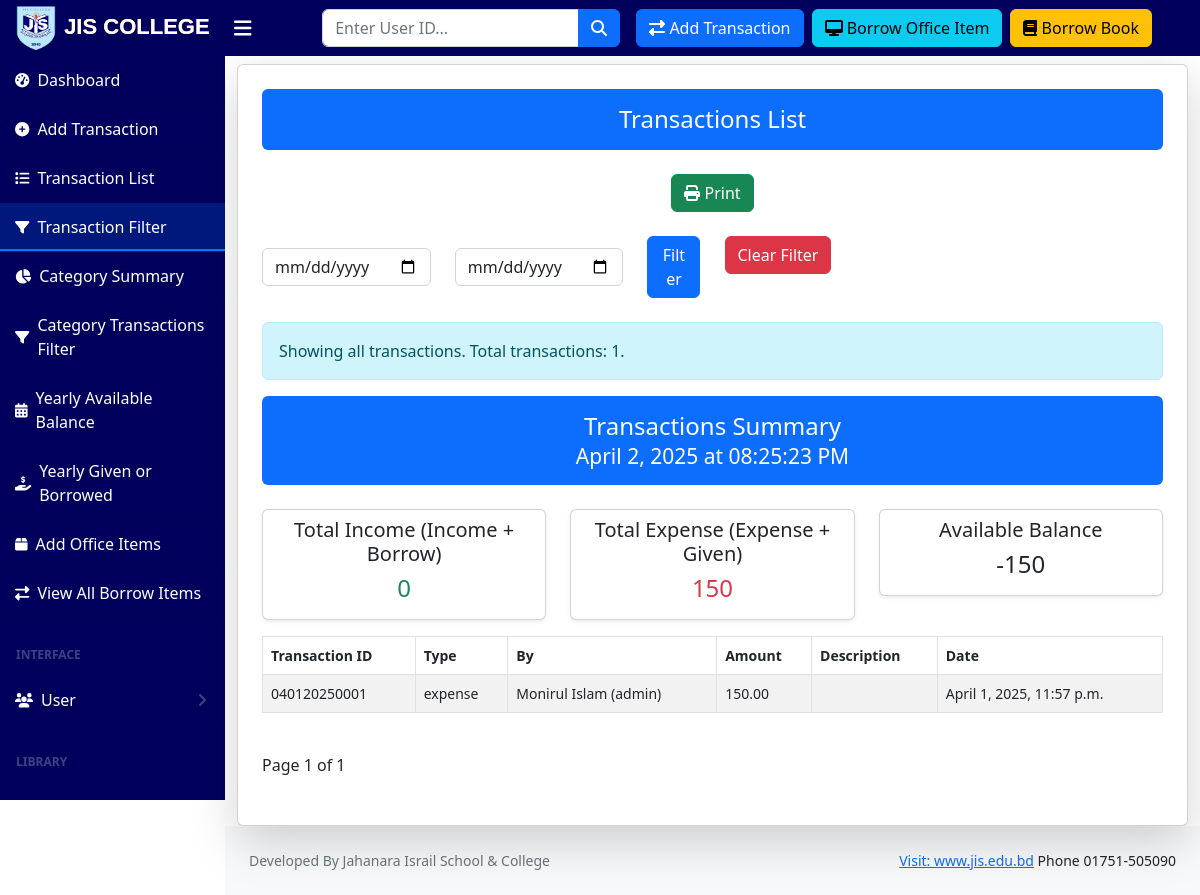
The page /transactions-filter/ (signed in) on the database as committed earlier.
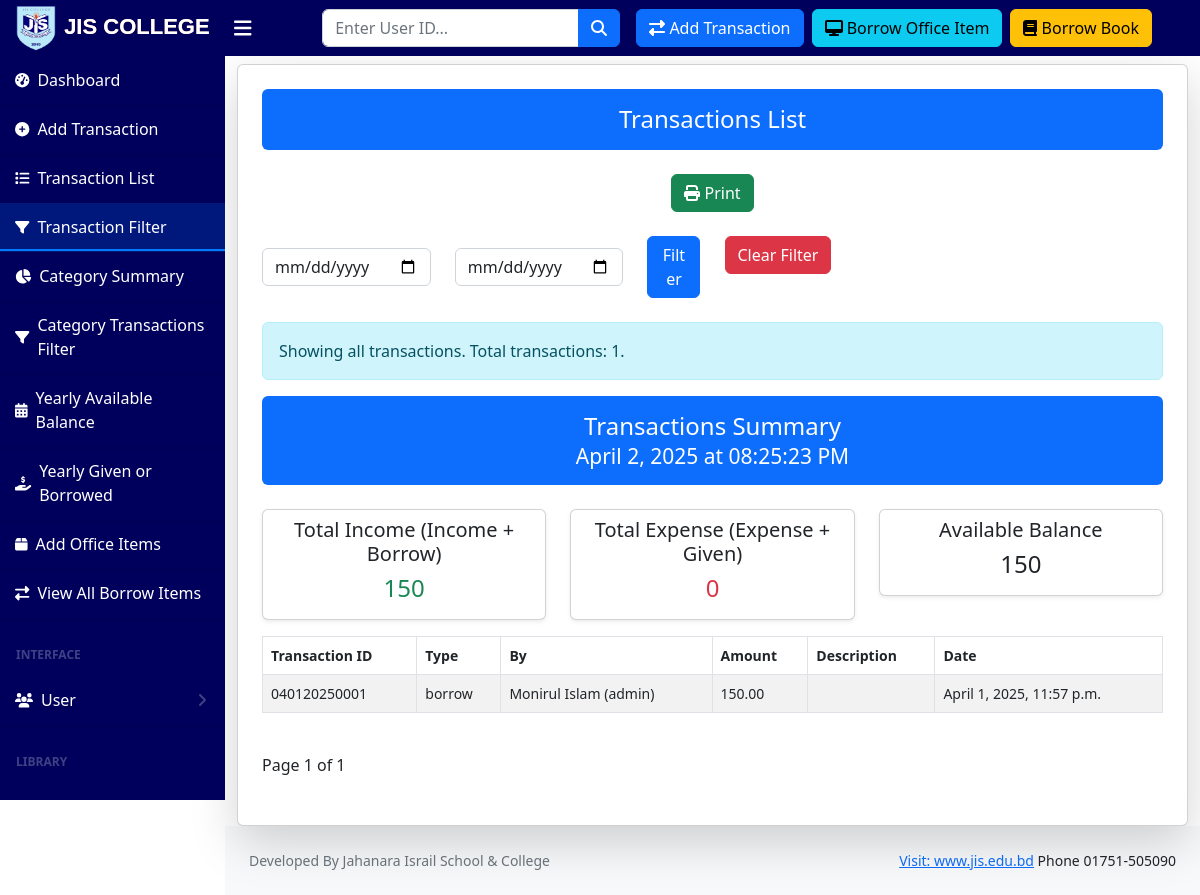
The same page on the database as committed later.
### account/models.py (models this page shows, shortened)
class Transaction(models.Model):
    transaction_id = models.CharField(max_length=20, unique=True, editable=False)
    transaction_by = models.ForeignKey(User, on_delete=models.CASCADE)
    TRANSACTION_TYPES = [
        ('income', 'Income'),
        ('expense', 'Expense'),
        ('borrow', 'Borrow'),
        ('given', 'Given'),
    ]
    category = models.ForeignKey('TransactionCategory', on_delete=models.SET_NULL, null=True, blank=True)
    transaction_type = models.CharField(max_length=30, choices=TRANSACTION_TYPES, default='income')
    price = models.DecimalField(max_digits=10, decimal_places=2)
    description = RichTextField(null=True, blank=True)
    invoice_no = models.CharField(max_length=15, null=True, blank=True)
    invoice_id = models.CharField(max_length=15, null=True, blank=True)
    invoice_date = models.DateField(null=True, blank=True)
    check_no = models.CharField(max_length=15, null=True, blank=True)
    created_by = models.ForeignKey(User, on_delete=models.SET_NULL, null=True, blank=True, related_name="created_transactions")
    created_date = models.DateTimeField(auto_now_add=True)

### account/views.py (the view)
# urls.py: path('transactions-filter/', transaction_filter, name='transaction_filter'),
@user_passes_test(lambda u: u.is_superuser or u.is_staff, login_url='login')
def transaction_filter(request):
    start_date = request.GET.get('start_date')
    end_date = request.GET.get('end_date')
    try:
        if start_date:
            start_date = datetime.strptime(start_date, '%Y-%m-%d').date()
        if end_date:
            end_date = datetime.strptime(end_date, '%Y-%m-%d').date()
    except ValueError:
        start_date = None
        end_date = None
    transactions = Transaction.objects.all()
    if start_date:
        transactions = transactions.filter(created_date__date__gte=start_date)  # compare only the date part
    if end_date:
        transactions = transactions.filter(created_date__date__lte=end_date)  # compare only the date part
    paginator = Paginator(transactions, 10)
    page_number = request.GET.get('page')
    page_obj = paginator.get_page(page_number)
    income = transactions.filter(transaction_type__in=['income', 'borrow']).aggregate(total_income=Sum('price'))['total_income'] or 0
    expense = transactions.filter(transaction_type__in=['expense', 'given']).aggregate(total_expense=Sum('price'))['total_expense'] or 0
    available_balance = income - expense
    date_message = ""
    if start_date and end_date:
        date_message = f"Showing results from {start_date} to {end_date}. Total transactions: {transactions.count()}."
    elif start_date:
        date_message = f"Showing results from {start_date}. Total transactions: {transactions.count()}."
    elif end_date:
        date_message = f"Showing results up to {end_date}. Total transactions: {transactions.count()}."
    else:
        date_message = f"Showing all transactions. Total transactions: {transactions.count()}."
    context = {
        'page_obj': page_obj,
        'start_date': start_date,
        'end_date': end_date,
        'income': income,
        'expense': expense,
        'available_balance': available_balance,
        'date_message': date_message,
    }
    return render(request, 'transactions/transaction_filter.html', context)

### templates/transactions/transaction_filter.html (shortened to what the changed rows need)
{% extends 'base.html' %}
{% block content %}
<div class="container mt-2">
    <div class="card shadow-lg p-4">
        <div id="printableArea">
            <div class="row mb-3">
                <div class="col-md-4">
                    <div class="card shadow-sm p-2 text-center">
                        <h5>Total Income (Income + Borrow)</h5>
                        <p class="h4 text-success">{{ income }}</p>
                    </div>
                </div>
                <div class="col-md-4">
                    <div class="card shadow-sm p-2 text-center">
                        <h5>Total Expense (Expense + Given)</h5>
                        <p class="h4 text-danger">{{ expense }}</p>
                    </div>
                </div>
                <div class="col-md-4">
                    <div class="card shadow-sm p-2 text-center">
                        <h5>Available Balance</h5>
                        <p class="h4">{{ available_balance }}</p>
                    </div>
                </div>
            </div>
            <div class="table-responsive">
                <table class="table table-bordered table-striped" style="font-size: 14px;">
                    <thead class="thead-dark">
                        <tr>
                            <th>Transaction ID</th>
                            <th>Type</th>
                            <th>By</th>
                            <th>Amount</th>
                            <th>Description</th>
                            <th>Date</th>
                        </tr>
                    </thead>
                    <tbody>
                        {% for transaction in page_obj %}
                        <tr>
                            <td>{{ transaction.transaction_id }}</td>
                            <td>{{ transaction.transaction_type }}</td>
                            <td>{{ transaction.transaction_by.get_full_name }} ({{ transaction.transaction_by.username }})</td>
                            <td>{{ transaction.price }}</td>
                            <td>{{ transaction.description|safe }}</td>
                            <td>{{ transaction.created_date }}</td>
                        </tr>
                        {% endfor %}
                    </tbody>
                </table>
            </div>
        </div>
    </div>
</div>
{% endblock content %}

Rows that differ between the two databases and show on the page:
changed Transaction "Monirul Islam": transaction_type "expense" → "borrow"
Other text that changed with them:
{{ income }}: "0" → "150"
{{ expense }}: "150" → "0"
{{ available_balance }}: "-150" → "150"
